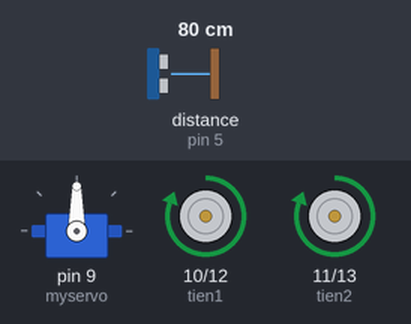
Bench run of a sketch on a simulated Arduino Uno, built with avr-gcc and run on an emulated ATmega328P. Parts: servo, motor-driver pin pairs drawn as motors (green arrow = first pin HIGH = forward, orange = second pin HIGH = backward, longer = more drive). Wiring (inferred from the names in the program): ultrasonic range finder: trigger pin 6; echo pin 5. Inputs (shaded band) come from the test bench; at power-on: distance to the obstacle (sensor on pin 5) 80 cm. The echo pulse lasts 58.3 µs per cm.

Above: at 1.7 s.
1.8 s: distance to the obstacle (sensor on pin 5) set to 30 cm
3.3 s: distance to the obstacle (sensor on pin 5) set to 25 cm
At 4.1 s:
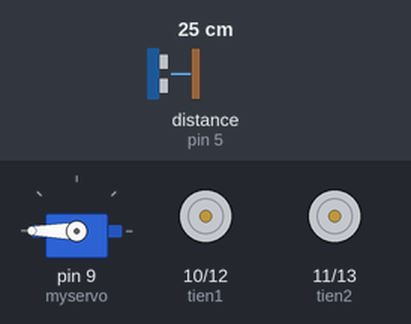
6.3 s: distance to the obstacle (sensor on pin 5) set to 12 cm
8.5 s: distance to the obstacle (sensor on pin 5) set to 9 cm
At 10.8 s:
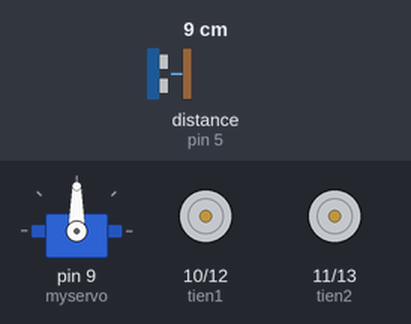
11.1 s: distance to the obstacle (sensor on pin 5) set to 18 cm
At 12.9 s:
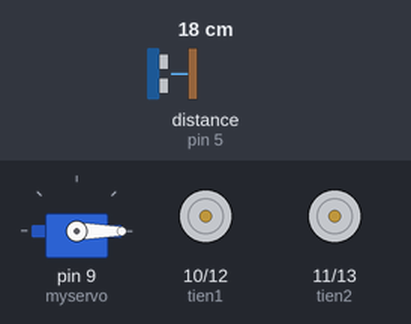
14.1 s: distance to the obstacle (sensor on pin 5) set to 35 cm
At 15.8 s:
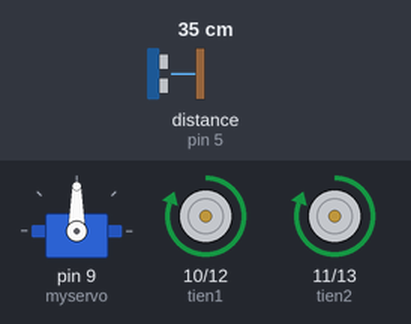
Timing chart, 0 to 17.3 s (numbered marks = the images above; inputs shaded):
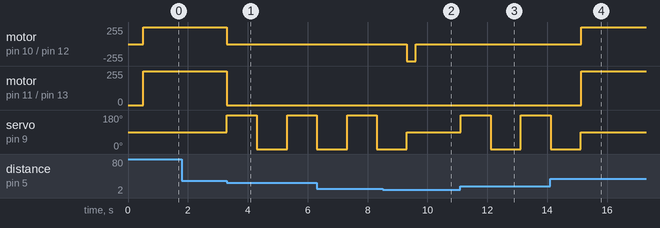

The sketch:

tranhVatCan.ino
```cpp
#include <Servo.h>
Servo myservo;  // tạo đối tượng servo để điều khiển servo
int pos = 0;    // biến lưu vị trí servo
/****** khai báo chân input/output**************/

const int trig = 6;     // chân trig của SRF-05.
const int echo = 5;     // chân echo của SRF-05.
int tien1 = 10;         // chân IN - A của Module L298.
int tien2 = 11;         // chân IN - C của Module L298.
int lui1 = 12;          // chân IN - D của Module L298.
int lui2 = 13;          // chân IN - B của Module L298.
int dongcoservo = 9;    // chân Orange c?a Servo.

int gioihan = 25
              ;
int i;
int x = 0;
unsigned long thoigian; // biến đo thời gian
int khoangcach;           // biến luu khoảng cách
int khoangcachtrai, khoangcachphai;

void dokhoangcach();
void dithang(int duongdi);
void disangtrai();
void disangphai();
void dilui();
void resetdongco();
void quaycbsangphai();
void quaycbsangtrai();
void setup() {

  myservo.attach(9);  // đặt chân pin 9 trên arudino cho servo
  pinMode(trig, OUTPUT);
  pinMode(echo, INPUT);
  pinMode(tien1, OUTPUT);
  pinMode(tien2, OUTPUT);
  pinMode(lui1, OUTPUT);
  pinMode(lui2, OUTPUT);
  digitalWrite(tien1, LOW);
  digitalWrite(tien2, LOW);
  digitalWrite(lui1, LOW);
  digitalWrite(lui1, LOW);
  // Serial.begin(9600);
  myservo.write(90);
  delay(500);
}
void loop()
{
  khoangcach = 0;
  dokhoangcach();
  if (khoangcach > gioihan || khoangcach == 0)
  {
    dokhoangcach();
    if (khoangcach > gioihan || khoangcach == 0)
    {
      dithang();
    }
  }
  else
  {
    resetdongco();
    quaycbsangtrai();
    khoangcachtrai = khoangcach;
    quaycbsangphai();
    khoangcachphai = khoangcach;
    if (khoangcachphai < 10 && khoangcachtrai < 10) {
      dilui();
    }
    else
    {
      if (khoangcachphai > khoangcachtrai)
      {
        disangphai();
        delay(1500);
      }
      if (khoangcachphai < khoangcachtrai)
      {
        disangtrai();
        delay(1500);
      }
    }
  }
  //Serial.println(khoangcach);
}
void dithang()
{
  digitalWrite(tien1, HIGH);
  digitalWrite(tien2, HIGH);
  //delay(2);
}
void disangtrai()
{
  resetdongco();
  digitalWrite(lui1, HIGH);
  delay(300);
  digitalWrite(lui1, LOW);
}
void disangphai()
{
  resetdongco();
  digitalWrite(lui2, HIGH);
  delay(300);
  digitalWrite(lui2, LOW);
}
void dilui()
{
  resetdongco();
  for (i = 0; i < 20; i++)
    digitalWrite(lui1, HIGH);
  digitalWrite(lui2, HIGH);
  delay(1000);
  digitalWrite(lui1, LOW);
  digitalWrite(lui2, LOW);
}
void resetdongco()
{
  digitalWrite(tien1, LOW);
  digitalWrite(tien2, LOW);
  digitalWrite(lui1, LOW);
  digitalWrite(lui2, LOW);
}
/****** chuong trình do khoang cách SRF04 ***************/
void dokhoangcach()
{
  /* Phát xung t? chân trig */
  digitalWrite(trig, 0);  // t?t chân trig
  delayMicroseconds(2);
  digitalWrite(trig, 1);  // phát xung t? chân trig
  delayMicroseconds(10);   // xung có d? dài 5 microSeconds
  digitalWrite(trig, 0);  // t?t chân trig
  /* Tính toán th?i gian */
  // Ðo độ rộng xung HIGH của chân echo.
  thoigian = pulseIn(echo, HIGH);
  // Tính khoảng cách d?n v?t.
  khoangcach = int(thoigian / 2 / 29.412);
}
/********* chuong trình quay cảm biến sang trái *********/
void quaycbsangtrai()
{
  myservo.write(180);              // tell servo to go to position in variable 'pos'
  delay(1000);
  dokhoangcach();
  myservo.write(90);              // tell servo to go to position in variable 'pos'
}
void quaycbsangphai()
{
  myservo.write(0);              // tell servo to go to position in variable 'pos'
  delay(1000);
  dokhoangcach();
  myservo.write(90);              // tell servo to go to position in variable 'pos'
}
void resetservo()
{
  myservo.write(90);
}
```

Measured:
- the behaviour switches between 27 and 26 cm on distance to the obstacle (sensor on pin 5) (found by bisection; images 0 and 1)
- the behaviour switches between 11 and 10 cm on distance to the obstacle (sensor on pin 5) (found by bisection; images 1 and 2)
- after the input at 1.8 s, every drawn part: stays the same
- after the input at 3.3 s, motor on pin 10 (tien1) / pin 12 (lui1), motor on pin 11 (tien2) / pin 13 (lui2): forward 255/255 → stopped at once; servo on pin 9 (myservo): 90° → 180° at once, → 0° 1.0 s later, → 180° 1.0 s later
- after the input at 8.5 s, motor on pin 10 (tien1) / pin 12 (lui1): stopped → backward 255/255 after 0.82 s, → stopped 0.30 s later
- after the input at 11.1 s, motor on pin 10 (tien1) / pin 12 (lui1), motor on pin 11 (tien2) / pin 13 (lui2): stays stopped (without the input it goes to backward 255/255 after 2.0 s)
- after the input at 14.1 s, motor on pin 10 (tien1) / pin 12 (lui1), motor on pin 11 (tien2) / pin 13 (lui2): stopped → forward 255/255 after 1.0 s
